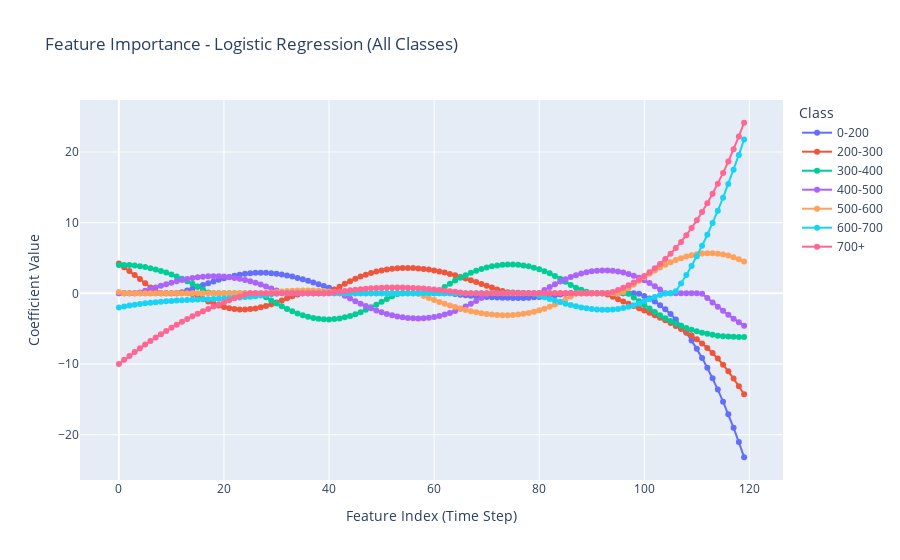

Here is the notebook cell this chart was saved with:
### Code cell
import plotly.express as px
import pandas as pd
import numpy as np

# Get the number of classes and features
num_classes = best_lr_model.coef_.shape[0]
num_features = best_lr_model.coef_.shape[1]

# Create a DataFrame for Plotly
data = []
for class_idx in range(num_classes):
    for feature_idx in range(num_features):
        data.append({
            "Feature Index (Time Step)": feature_idx,
            "Coefficient Value": best_lr_model.coef_[class_idx, feature_idx],
            "Class": list(label_mapping.keys())[class_idx]
        })

df = pd.DataFrame(data)

# Create an interactive Plotly line plot
fig = px.line(
    df, 
    x="Feature Index (Time Step)", 
    y="Coefficient Value", 
    color="Class", 
    markers=True,
    title="Feature Importance - Logistic Regression (All Classes)"
)


# Show the interactive plot
fig.show()
